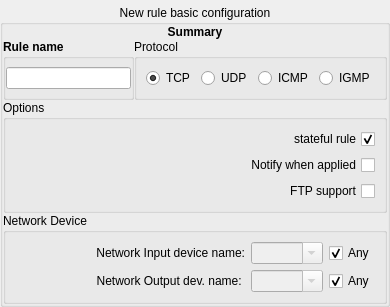
      <widget class="QWidget" name="page1">
       <layout class="QVBoxLayout">
        <property name="spacing">
         <number>6</number>
        </property>
        <property name="leftMargin">
         <number>0</number>
        </property>
        <property name="topMargin">
         <number>5</number>
        </property>
        <property name="rightMargin">
         <number>0</number>
        </property>
        <property name="bottomMargin">
         <number>0</number>
        </property>
        <item>
         <widget class="QGroupBox" name="groupBoxMain">
          <property name="sizePolicy">
           <sizepolicy hsizetype="Preferred" vsizetype="Preferred">
            <horstretch>0</horstretch>
            <verstretch>0</verstretch>
           </sizepolicy>
          </property>
          <property name="title">
           <string>New rule basic configuration</string>
          </property>
          <property name="alignment">
           <set>Qt::AlignHCenter</set>
          </property>
          <property name="flat">
           <bool>true</bool>
          </property>
          <layout class="QGridLayout">
           <property name="margin">
            <number>0</number>
           </property>
           <property name="spacing">
            <number>0</number>
           </property>
           <item row="0" column="0" colspan="2">
            <widget class="QLabel" name="labelSummary">
             <property name="sizePolicy">
              <sizepolicy hsizetype="Preferred" vsizetype="Maximum">
               <horstretch>0</horstretch>
               <verstretch>0</verstretch>
              </sizepolicy>
             </property>
             <property name="font">
              <font>
               <weight>75</weight>
               <bold>true</bold>
              </font>
             </property>
             <property name="text">
              <string>Summary</string>
             </property>
             <property name="alignment">
              <set>Qt::AlignCenter</set>
             </property>
            </widget>
           </item>
           <item row="1" column="0">
            <widget class="QGroupBox" name="gBRuleName">
             <property name="font">
              <font>
               <weight>75</weight>
               <bold>true</bold>
              </font>
             </property>
             <property name="title">
              <string>Rule name</string>
             </property>
             <layout class="QHBoxLayout">
              <property name="margin">
               <number>0</number>
              </property>
              <item>
               <widget class="GenericStringLineEdit" name="lineEditRuleName">
                <property name="maxLength">
                 <number>24</number>
                </property>
               </widget>
              </item>
             </layout>
            </widget>
           </item>
           <item row="1" column="1">
            <widget class="QGroupBox" name="groupBoxProtocol">
             <property name="sizePolicy">
              <sizepolicy hsizetype="Preferred" vsizetype="Preferred">
               <horstretch>0</horstretch>
               <verstretch>0</verstretch>
              </sizepolicy>
             </property>
             <property name="font">
              <font>
               <weight>50</weight>
               <bold>false</bold>
              </font>
             </property>
             <property name="title">
              <string>Protocol</string>
             </property>
             <layout class="QHBoxLayout">
              <item>
               <widget class="IQFRadioButton" name="radioButtonProtoTCP">
                <property name="text">
                 <string>TCP</string>
                </property>
                <property name="checked">
                 <bool>true</bool>
                </property>
               </widget>
              </item>
              <item>
               <widget class="IQFRadioButton" name="radioButtonProtoUDP">
                <property name="text">
                 <string>UDP</string>
                </property>
               </widget>
              </item>
              <item>
               <widget class="IQFRadioButton" name="radioButtonProtocolICMP">
                <property name="text">
                 <string>ICMP</string>
                </property>
               </widget>
              </item>
              <item>
               <widget class="IQFRadioButton" name="radioButtonProtocolIGMP">
                <property name="text">
                 <string>IGMP</string>
                </property>
               </widget>
              </item>
             </layout>
            </widget>
           </item>
           <item row="2" column="0" colspan="2">
            <widget class="QGroupBox" name="groupBox_4">
             <property name="title">
              <string>Options</string>
             </property>
             <layout class="QVBoxLayout">
              <item>
               <widget class="IQFCheckBox" name="checkBoxState">
                <property name="sizePolicy">
                 <sizepolicy hsizetype="Preferred" vsizetype="Preferred">
                  <horstretch>0</horstretch>
                  <verstretch>0</verstretch>
                 </sizepolicy>
                </property>
                <property name="layoutDirection">
                 <enum>Qt::RightToLeft</enum>
                </property>
                <property name="text">
                 <string>stateful rule</string>
                </property>
                <property name="checked">
                 <bool>true</bool>
                </property>
               </widget>
              </item>
              <item>
               <widget class="IQFCheckBox" name="checkBoxNotify">
                <property name="layoutDirection">
                 <enum>Qt::RightToLeft</enum>
                </property>
                <property name="text">
                 <string>Notify when applied</string>
                </property>
               </widget>
              </item>
              <item>
               <widget class="IQFCheckBox" name="checkBoxFTPSupport">
                <property name="sizePolicy">
                 <sizepolicy hsizetype="Preferred" vsizetype="Maximum">
                  <horstretch>0</horstretch>
                  <verstretch>0</verstretch>
                 </sizepolicy>
                </property>
                <property name="layoutDirection">
                 <enum>Qt::RightToLeft</enum>
                </property>
                <property name="text">
                 <string>FTP support</string>
                </property>
               </widget>
              </item>
             </layout>
            </widget>
           </item>
           <item row="3" column="0" colspan="2">
            <widget class="QGroupBox" name="groupBoxInterface">
             <property name="sizePolicy">
              <sizepolicy hsizetype="Preferred" vsizetype="Preferred">
               <horstretch>0</horstretch>
               <verstretch>0</verstretch>
              </sizepolicy>
             </property>
             <property name="title">
              <string>Network Device</string>
             </property>
             <layout class="QGridLayout">
              <item row="0" column="0">
               <widget class="QLabel" name="labelInDevname">
                <property name="sizePolicy">
                 <sizepolicy hsizetype="Preferred" vsizetype="Preferred">
                  <horstretch>255</horstretch>
                  <verstretch>0</verstretch>
                 </sizepolicy>
                </property>
                <property name="text">
                 <string>Network Input device name:</string>
                </property>
                <property name="alignment">
                 <set>Qt::AlignRight|Qt::AlignTrailing|Qt::AlignVCenter</set>
                </property>
               </widget>
              </item>
              <item row="0" column="1">
               <widget class="IQFComboBox" name="comboBoxInInterface">
                <property name="enabled">
                 <bool>false</bool>
                </property>
                <property name="editable">
                 <bool>true</bool>
                </property>
               </widget>
              </item>
              <item row="0" column="2">
               <widget class="IQFCheckBox" name="checkBoxAnyInDev">
                <property name="text">
                 <string>Any</string>
                </property>
                <property name="checked">
                 <bool>true</bool>
                </property>
               </widget>
              </item>
              <item row="1" column="0">
               <widget class="QLabel" name="labelOutDevname">
                <property name="text">
                 <string>Network Output dev. name: </string>
                </property>
                <property name="alignment">
                 <set>Qt::AlignRight|Qt::AlignTrailing|Qt::AlignVCenter</set>
                </property>
               </widget>
              </item>
              <item row="1" column="1">
               <widget class="IQFComboBox" name="comboBoxOutInterface">
                <property name="enabled">
                 <bool>false</bool>
                </property>
                <property name="editable">
                 <bool>true</bool>
                </property>
               </widget>
              </item>
              <item row="1" column="2">
               <widget class="IQFCheckBox" name="checkBoxAnyOutDev">
                <property name="text">
                 <string>Any</string>
                </property>
                <property name="checked">
                 <bool>true</bool>
                </property>
               </widget>
              </item>
             </layout>
            </widget>
           </item>
          </layout>
         </widget>
        </item>
       </layout>
      </widget>
